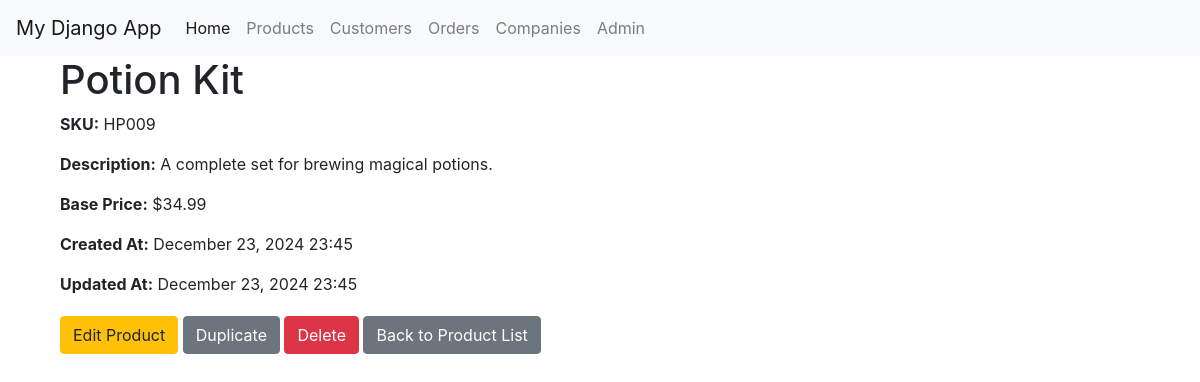
The page /products/HP009/ on the database its author committed.
### cotizador/models.py (models this page shows, shortened)
class Product(models.Model):
    name = models.CharField(max_length=255, unique=True)
    description = models.TextField(blank=True, null=True)
    sku = models.CharField(max_length=100, unique=True, verbose_name="Stock Keeping Unit")
    base_price = models.DecimalField(max_digits=10, decimal_places=2, verbose_name="Base Price")
    created_at = models.DateTimeField(auto_now_add=True)
    updated_at = models.DateTimeField(auto_now=True)

### cotizador/views.py (the view, shortened to what this page needs)
# urls.py: path('products/<str:sku>/', views.product_detail, name='product_detail'),
def product_detail(request, sku):
    product = get_object_or_404(Product, sku=sku)
    return render(request, "product_detail.html", {"product": product})

### cotizador/templates/product_detail.html (shortened to what this page needs)
{% extends "base.html" %}
{% block content %}
<div class="container">
    <h1>{{ product.name }}</h1>
    <div class="product-details">
        <p><strong>SKU:</strong> {{ product.sku }}</p>
        <p><strong>Description:</strong> {{ product.description|default:"No description available." }}</p>
        <p><strong>Base Price:</strong> ${{ product.base_price }}</p>
        <p><strong>Created At:</strong> {{ product.created_at|date:"F d, Y H:i" }}</p>
        <p><strong>Updated At:</strong> {{ product.updated_at|date:"F d, Y H:i" }}</p>
    </div>
    <div style="margin-top: 20px;">
        <a href="{% url 'update_product' product.sku %}" class="btn btn-warning">Edit Product</a>
        <a href="{% url 'duplicate_product' product.sku %}" class="btn btn-secondary">Duplicate</a>
        <a href="{% url 'delete_product' product.sku %}" class="btn btn-danger">Delete</a>
        <a href="{% url 'product_list' %}" class="btn btn-secondary">Back to Product List</a>
    </div>
</div>
{% endblock %}

### rows shown on the page
Product: name "Potion Kit", sku "HP009", description "A complete set for brewing magical potions.", base_price "34.99", created_at "December 23, 2024 23:45", updated_at "December 23, 2024 23:45"
